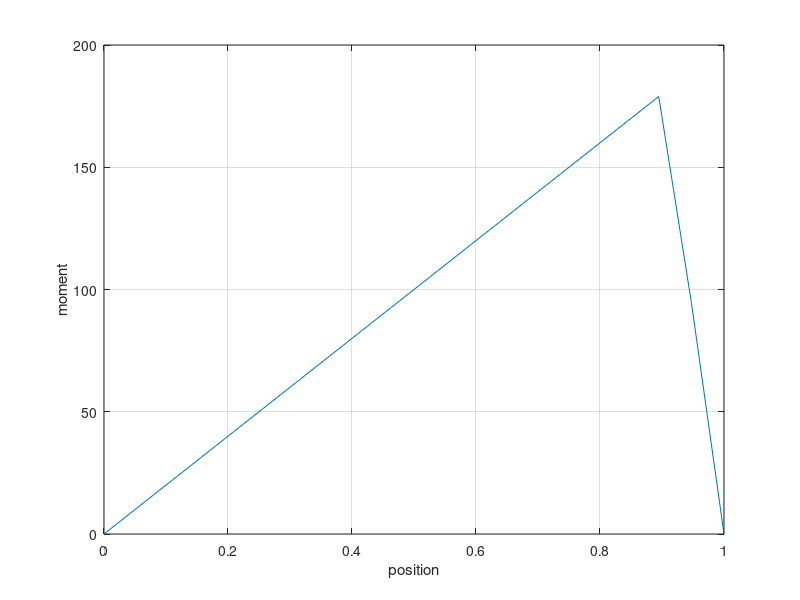
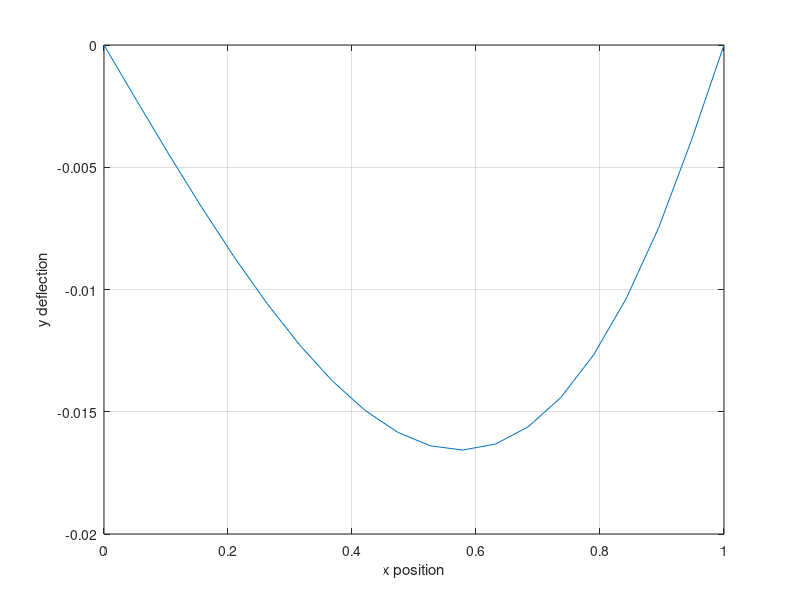

Source code (MATLAB) for these figures, in order:
% EULER BEAM BENDING PROBLEM

function hw7_204669893_p2()
    
    L = 1;
    n = 20;
    X = linspace(0,1,n);
    P = -2000;
    R = 0.013;
    r = 0.011;
    E = 70e9;
    I = (pi/4)*(R^4 - r^4);
    d = 0.9;
    delta_X = X(2);
    M = zeros(n,1);
    
    for i = 1:n
        if X(i) < d
            M(i) = -P*(L - d)*X(i)/L;
        else
            M(i) = -P*d*(L - X(i))/L;
        end
    end
    plot(X,M)
    grid on
    xlabel('position')
    ylabel('moment')
    A = zeros(n,n);
    for i = 1:n
        if i == 1|| i == n
            A(i,i) = 1;
        else
            A(i,i - 1) = 1;
            A(i,i) = -2;
            A(i,i + 1) = 1;
        end
    end
    k = (delta_X^2)/(E*I);
    B = k*M;
    
    Y = A\B;
    figure (2)
    plot(X,Y)
    xlabel('x position')
    ylabel('y deflection')
    grid on
end